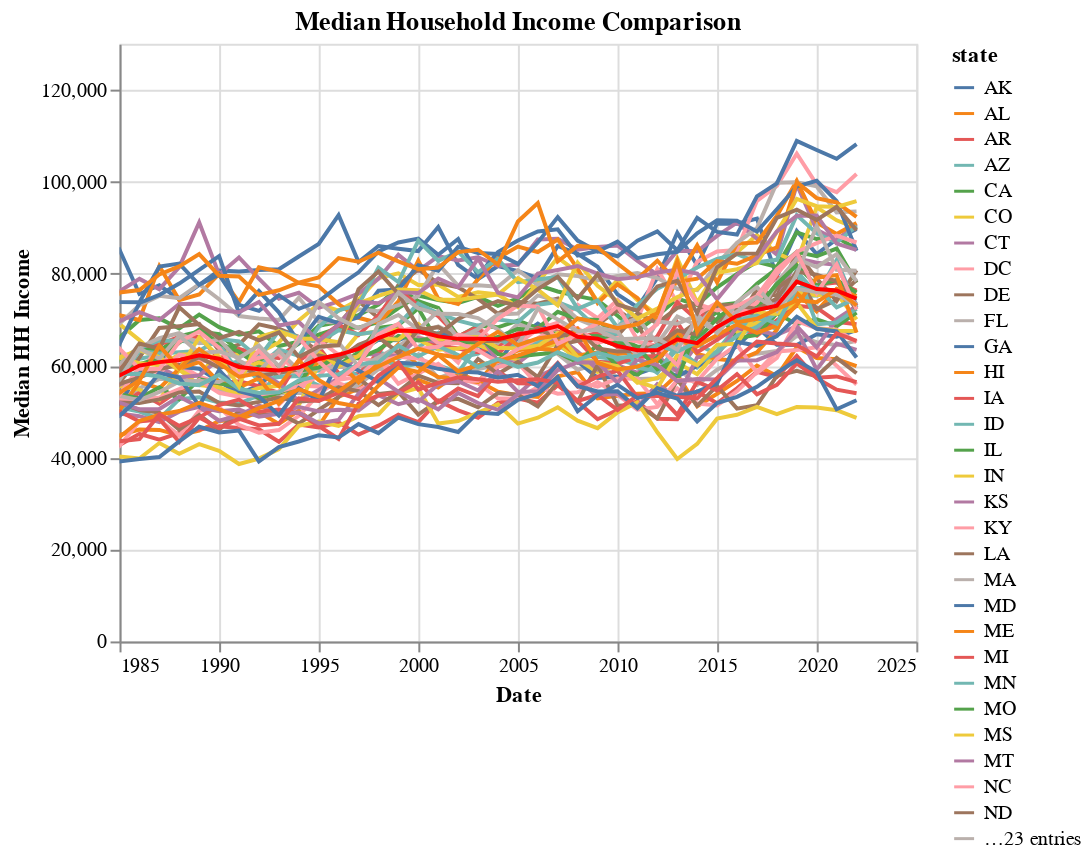

Notebook cell for this chart:
### Code cell
#make dropdown selection for year
medstate_dropdown = alt.binding_select(options=list(med_data['state'].unique()), name='Select a State: ')
medstate_selection = alt.selection_point(fields=['state'], bind=medstate_dropdown, name='Year')

#make state median household income - altair line chart
med_line = alt.Chart(med_data).mark_line().encode(
    x=alt.X('date:T', scale=alt.Scale(domain=('1985-01-01', '2025-01-01')), title='Date'),
    y=alt.Y('value:Q', scale=alt.Scale(domain=(0,130000)), title='Median HH Income'),
    color = 'state'
    ).add_params(medstate_selection).transform_filter(
        medstate_selection).interactive()

#make US median household income - altair linechart
filtered_us = med_data[med_data['state'] == 'US']
us_med_line = alt.Chart(filtered_us).mark_line().encode(
    x='date:T', y='value:Q', color = alt.value('red')
)
#layer
layered_med_chart = alt.layer(med_line, us_med_line).properties(
    title="Median Household Income Comparison", width=400
)

layered_med_chart

### Figure 1 — Vega-Lite specification as saved in the notebook (floating-point values rounded to 4 significant figures; data arrays with more than 128 entries replaced by an {"elided": "..."} marker saying what was removed)
{"config": {"view": {"continuousWidth": 300, "continuousHeight": 300}}, "layer": [{"data": {"name": "data-c3451e79d88ee926216cb01f4e181bfb"}, "mark": {"type": "line"}, "encoding": {"color": {"field": "state", "type": "nominal"}, "x": {"field": "date", "scale": {"domain": ["1985-01-01", "2025-01-01"]}, "title": "Date", "type": "temporal"}, "y": {"field": "value", "scale": {"domain": [0, 130000]}, "title": "Median HH Income", "type": "quantitative"}}, "name": "view_1", "transform": [{"filter": {"param": "Year"}}]}, {"data": {"name": "data-45ce9b70d1e56e5bf9b7af5656a91392"}, "mark": {"type": "line"}, "encoding": {"color": {"value": "red"}, "x": {"field": "date", "type": "temporal"}, "y": {"field": "value", "type": "quantitative"}}}], "params": [{"name": "Year", "select": {"type": "point", "fields": ["state"]}, "bind": {"input": "select", "options": ["US", "AK", "AL", "AR", "AZ", "CA", "CO", "CT", "DC", "DE", "FL", "GA", "HI", "IA", "ID", "IL", "IN", "KS", "KY", "LA", "MA", "MD", "ME", "MI", "MN", "MO", "MS", "MT", "NC", "ND", "NE", "NH", "NJ", "NM", "NV", "NY", "OH", "OK", "OR", "PA", "RI", "SC", "SD", "TN", "TX", "UT", "VA", "VT", "WA", "WI", "WV", "WY"], "name": "Select a State: "}, "views": ["view_1"]}, {"name": "param_1", "select": {"type": "interval", "encodings": ["x", "y"]}, "bind": "scales", "views": ["view_1"]}], "title": "Median Household Income Comparison", "width": 400, "$schema": "https://vega.github.io/schema/vega-lite/v5.15.1.json", "datasets": {"data-c3451e79d88ee926216cb01f4e181bfb": {"elided": "2028 records"}, "data-45ce9b70d1e56e5bf9b7af5656a91392": [{"state": "US", "date": "1984-01-01T00:00:00", "value": 56780.0}, {"state": "US", "date": "1990-01-01T00:00:00", "value": 61500.0}, {"state": "US", "date": "1998-01-01T00:00:00", "value": 65980.0}, {"state": "US", "date": "2019-01-01T00:00:00", "value": 78250.0}, {"state": "US", "date": "1985-01-01T00:00:00", "value": 57860.0}, {"state": "US", "date": "1999-01-01T00:00:00", "value": 67650.0}, {"state": "US", "date": "2000-01-01T00:00:00", "value": 67470.0}, {"state": "US", "date": "2018-01-01T00:00:00", "value": 73030.0}, {"state": "US", "date": "2001-01-01T00:00:00", "value": 66360.0}, {"state": "US", "date": "2011-01-01T00:00:00", "value": 63350.0}, {"state": "US", "date": "2002-01-01T00:00:00", "value": 65820.0}, {"state": "US", "date": "2017-01-01T00:00:00", "value": 72090.0}, {"state": "US", "date": "2003-01-01T00:00:00", "value": 65860.0}, {"state": "US", "date": "2016-01-01T00:00:00", "value": 70840.0}, {"state": "US", "date": "2004-01-01T00:00:00", "value": 65760.0}, {"state": "US", "date": "2005-01-01T00:00:00", "value": 66780.0}, {"state": "US", "date": "2015-01-01T00:00:00", "value": 68410.0}, {"state": "US", "date": "1988-01-01T00:00:00", "value": 61210.0}, {"state": "US", "date": "2006-01-01T00:00:00", "value": 67520.0}, {"state": "US", "date": "1986-01-01T00:00:00", "value": 60010.0}, {"state": "US", "date": "2014-01-01T00:00:00", "value": 64900.0}, {"state": "US", "date": "2007-01-01T00:00:00", "value": 68610.0}, {"state": "US", "date": "2008-01-01T00:00:00", "value": 66280.0}, {"state": "US", "date": "2013-01-01T00:00:00", "value": 65740.0}, {"state": "US", "date": "2009-01-01T00:00:00", "value": 65850.0}, {"state": "US", "date": "1987-01-01T00:00:00", "value": 60760.0}, {"state": "US", "date": "2010-01-01T00:00:00", "value": 64300.0}, {"state": "US", "date": "2012-01-01T00:00:00", "value": 63350.0}, {"state": "US", "date": "1997-01-01T00:00:00", "value": 63640.0}, {"state": "US", "date": "2020-01-01T00:00:00", "value": 76660.0}, {"state": "US", "date": "1989-01-01T00:00:00", "value": 62260.0}, {"state": "US", "date": "1993-01-01T00:00:00", "value": 58920.0}, {"state": "US", "date": "1995-01-01T00:00:00", "value": 61440.0}, {"state": "US", "date": "1992-01-01T00:00:00", "value": 59210.0}, {"state": "US", "date": "1996-01-01T00:00:00", "value": 62350.0}, {"state": "US", "date": "1994-01-01T00:00:00", "value": 59550.0}, {"state": "US", "date": "2022-01-01T00:00:00", "value": 74580.0}, {"state": "US", "date": "1991-01-01T00:00:00", "value": 59710.0}, {"state": "US", "date": "2021-01-01T00:00:00", "value": 76330.0}]}}
